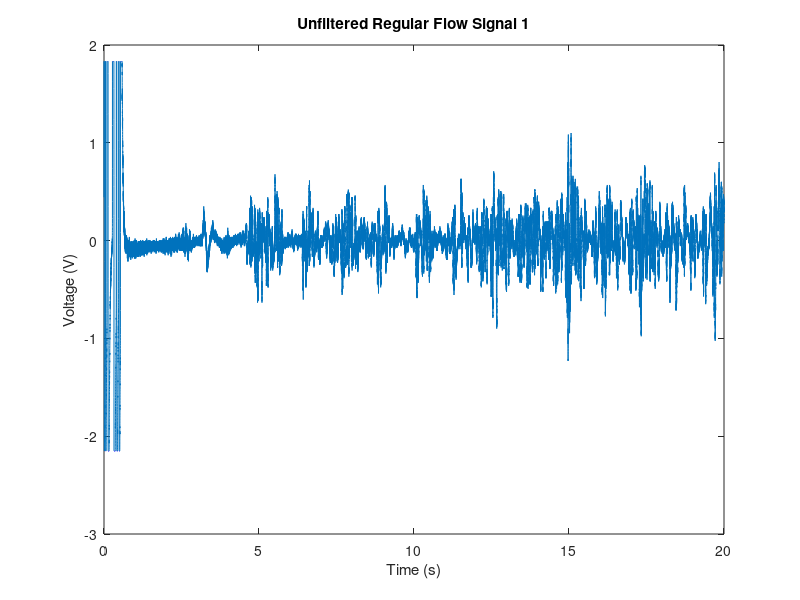
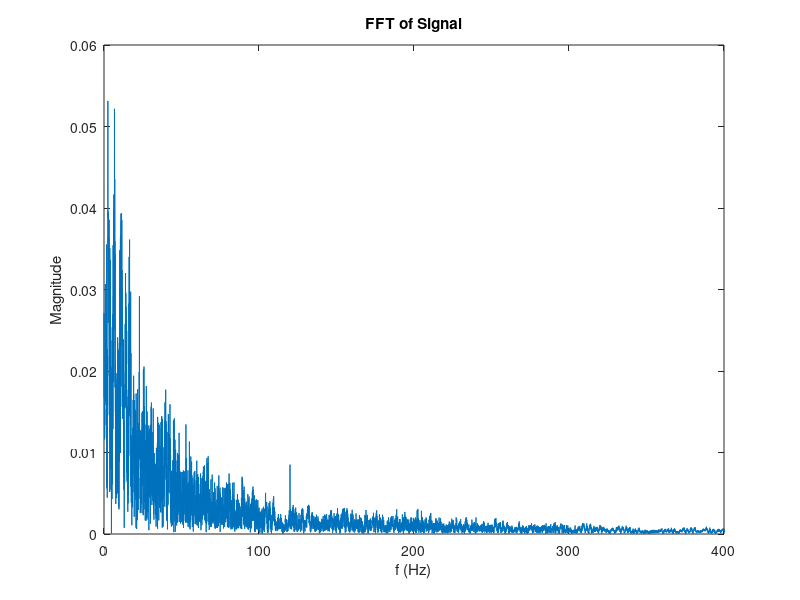
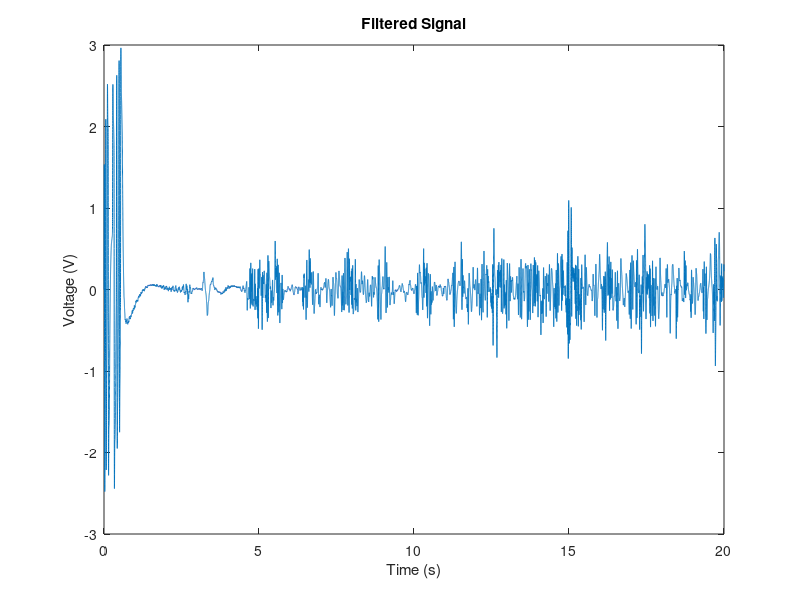

The MATLAB source for these figures, in order: (Note: this script raises an error after producing the figures.)
% clear all
load('Test3RegFlow1.mat');
load('Test3RegFlow2.mat');
load('Test3RegFlow3.mat');
load('Test3RegFlow4.mat');
load('Test3RegFlow5.mat');

T1=Test3RegFlow1;
T2=Test3RegFlow2;
T3=Test3RegFlow3;
T4=Test3RegFlow4;
T5=Test3RegFlow5;

Set=[T1,T2,T3,T4,T5];

%Regular Flow 1
figure(1)
L=length(T1);
samples=0:L-1;
Fs=5000;
t=samples/Fs;
plot(t,T1)
title('Unfiltered Regular Flow Signal 1');
xlabel('Time (s)');
ylabel('Voltage (V)');

f=Fs*(0:(L/2))/L;

Y=fft(T1);
P2=abs(Y/L);
P1=P2(1:L/2+1);
P1(2:end-1)=2*P1(2:end-1);
figure(2)
plot(f,P1);
axis([0 400 0 0.06]);
title('FFT of Signal');
xlabel('f (Hz)');
ylabel('Magnitude');

fc=[0.6,50];
[b,a]=butter(3,fc/(Fs/2),'bandpass');
y=filter(b,a,T1);

figure(3)
plot(t,y);
title('Filtered Signal');
xlabel('Time (s)');
ylabel('Voltage (V)');

peakdis=1*Fs;
figure(4)
[pks,locs]=findpeaks(y,'MinPeakHeight',0.4,'MinPeakDistance',peakdis);
plot(t,y,t(locs),pks,'or');
period=locs/Fs;
title('Filtered Signal with Peak Locations');
xlabel('Time (s)');
ylabel('Voltage (V)');

persig=period(2:3);

i=1;
newsig=[];
while i<=length(persig)-1;
    t_int=persig(i+1)-persig(i);
    newsig=[newsig t_int];
    i=i+1;
end
avsigtime=mean(newsig);
avsigfre=1/avsigtime;
% subplot(3,3,1);
% plot(Test3RegFlow1);
% subplot(3,3,2);
% plot(Test3RegFlow2);
% subplot(3,3,3);
% plot(Test3RegFlow3);
% subplot(3,3,4);
% plot(Test3RegFlow4);
% subplot(3,3,5);
% plot(Test3RegFlow5);

% figure(2)
% title('Proximal Blockages induced at 5 seconds');
% subplot(2,2,1);
% plot(Test4ProxBlock1);
% subplot(2,2,2);
% plot(Test4ProxBlock2);
% subplot(2,2,3);
% plot(Test4ProxBlock3);
% subplot(2,2,4);
% plot(Test4ProxBlock4);
% 
% figure(3);
% title('Distal Blockages induced at 5 seconds');
% subplot(1,2,1);
% plot(Test5DistBlock1);
% subplot(1,2,2);
% plot(Test5DistBlock2);